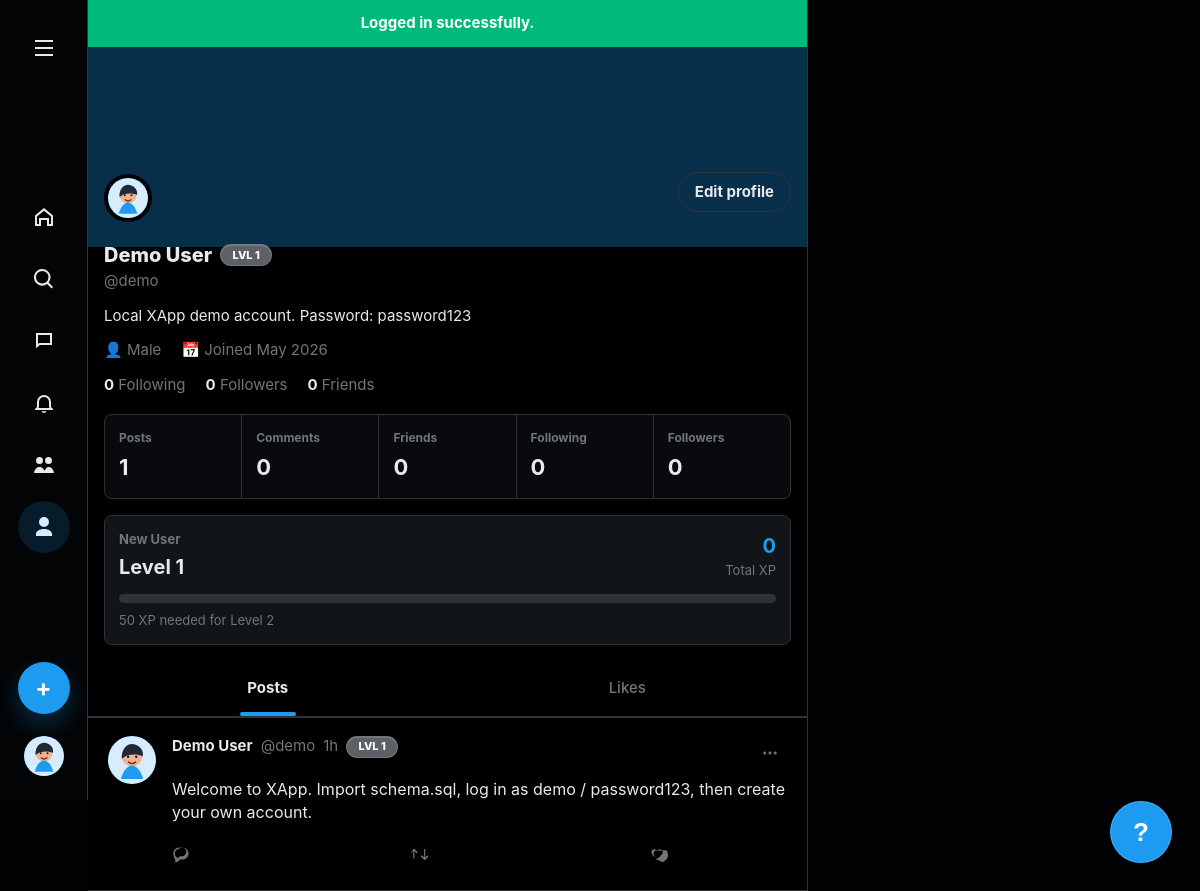
/social-media/profile.php (signed in), run on the app's committed database.
### tables this page shows
CREATE TABLE IF NOT EXISTS profiles (
  id INT UNSIGNED AUTO_INCREMENT PRIMARY KEY,
  user_id INT UNSIGNED NOT NULL UNIQUE,
  display_name VARCHAR(80) NOT NULL,
  bio VARCHAR(180) DEFAULT '',
  profile_photo_url VARCHAR(600) NULL,
  profile_pic CHAR(7) NOT NULL DEFAULT '#111111',
  updated_at TIMESTAMP NOT NULL DEFAULT CURRENT_TIMESTAMP ON UPDATE CURRENT_TIMESTAMP,
  CONSTRAINT fk_profiles_user FOREIGN KEY (user_id) REFERENCES users(id) ON DELETE CASCADE
);

CREATE TABLE IF NOT EXISTS users (
  id INT UNSIGNED AUTO_INCREMENT PRIMARY KEY,
  first_name VARCHAR(60) NOT NULL DEFAULT '',
  last_name VARCHAR(60) NOT NULL DEFAULT '',
  nickname VARCHAR(24) NOT NULL UNIQUE,
  username VARCHAR(24) NOT NULL UNIQUE,
  display_name VARCHAR(80) NOT NULL,
  email VARCHAR(160) NOT NULL UNIQUE,
  password_hash VARCHAR(255) NOT NULL,
  gender VARCHAR(40) NULL,
  profile_photo_url VARCHAR(600) NULL,
  theme_color CHAR(7) NOT NULL DEFAULT '#1D9BF0',
  age INT UNSIGNED NULL,
  birthday DATE NULL,
  bio VARCHAR(180) DEFAULT '',
  location VARCHAR(80) DEFAULT '',
  website VARCHAR(255) DEFAULT '',
  avatar_color CHAR(7) NOT NULL DEFAULT '#111111',
  total_xp INT UNSIGNED NOT NULL DEFAULT 0,
  level INT UNSIGNED NOT NULL DEFAULT 1,
  xp_today INT UNSIGNED NOT NULL DEFAULT 0,
  last_xp_reward_date DATE NULL,
  badge_color CHAR(7) NOT NULL DEFAULT '#71767B',
  activity_title VARCHAR(40) NOT NULL DEFAULT 'New User',
  profile_completed_at TIMESTAMP NULL,
  created_at TIMESTAMP NOT NULL DEFAULT CURRENT_TIMESTAMP,
  updated_at TIMESTAMP NOT NULL DEFAULT CURRENT_TIMESTAMP ON UPDATE CURRENT_TIMESTAMP
);

CREATE TABLE IF NOT EXISTS posts (
  id INT UNSIGNED AUTO_INCREMENT PRIMARY KEY,
  user_id INT UNSIGNED NOT NULL,
  parent_id INT UNSIGNED NULL,
  repost_of_id INT UNSIGNED NULL,
  content VARCHAR(280) NOT NULL,
  image_url VARCHAR(600) NULL,
  created_at TIMESTAMP NOT NULL DEFAULT CURRENT_TIMESTAMP,
  updated_at TIMESTAMP NOT NULL DEFAULT CURRENT_TIMESTAMP ON UPDATE CURRENT_TIMESTAMP,
  deleted_at TIMESTAMP NULL,
  CONSTRAINT fk_posts_user FOREIGN KEY (user_id) REFERENCES users(id) ON DELETE CASCADE,
  CONSTRAINT fk_posts_parent FOREIGN KEY (parent_id) REFERENCES posts(id) ON DELETE CASCADE,
  CONSTRAINT fk_posts_repost FOREIGN KEY (repost_of_id) REFERENCES posts(id) ON DELETE SET NULL,
  INDEX idx_posts_created (created_at),
  INDEX idx_posts_parent (parent_id),
  FULLTEXT INDEX ft_posts_content (content)
);

### social-media/db.php (called while the page is built, shortened)
<?php
function db(): PDO
{
    static $pdo = null;
    if ($pdo instanceof PDO) {
        return $pdo;
    }
    $dsn = 'mysql:host=' . DB_HOST . ';dbname=' . DB_NAME . ';charset=' . DB_CHARSET;
    $pdo = new PDO($dsn, DB_USER, DB_PASS, [
        PDO::ATTR_ERRMODE => PDO::ERRMODE_EXCEPTION,
        PDO::ATTR_DEFAULT_FETCH_MODE => PDO::FETCH_ASSOC,
        PDO::ATTR_EMULATE_PREPARES => false,
    ]);
    return $pdo;
}

### social-media/functions.php (the view, shortened to what this page needs)
<?php
require_once __DIR__ . '/db.php';
function h(?string $value): string
{
    return htmlspecialchars((string) $value, ENT_QUOTES, 'UTF-8');
}
function xp_required_for_level(int $level): int
{
    $level = max(1, $level);
    $earlyLevels = [
        1 => 0,
        2 => 50,
        3 => 120,
        4 => 250,
        5 => 500,
        6 => 700,
        7 => 900,
        8 => 1100,
        9 => 1300,
        10 => 1500,
    ];
    if (isset($earlyLevels[$level])) {
        return $earlyLevels[$level];
    }
    return 1500 + (($level - 10) * ($level - 10) * 50);
}
function current_user(): ?array
{
    $dailyReset = db()->prepare('UPDATE users SET xp_today = 0 WHERE id = ? AND (last_xp_reward_date IS NULL OR last_xp_reward_date <> CURDATE())');
    $dailyReset->execute([(int) $_SESSION['user_id']]);
    $stmt = db()->prepare(
        'SELECT
            u.*,
            COALESCE(pr.display_name, u.display_name, u.username) AS display_name,
            COALESCE(pr.bio, u.bio, "") AS bio,
            COALESCE(pr.profile_pic, u.theme_color, u.avatar_color, "#111111") AS avatar_color,
            COALESCE(pr.profile_photo_url, u.profile_photo_url, "") AS profile_photo_url,
            u.total_xp,
            u.level,
            u.xp_today,
            u.last_xp_reward_date,
            u.badge_color,
            u.activity_title,
            u.profile_completed_at,
            COALESCE(pr.updated_at, u.updated_at) AS profile_updated_at
         FROM users u
         LEFT JOIN profiles pr ON pr.user_id = u.id
         WHERE u.id = ?
         LIMIT 1'
    );
    $stmt->execute([$_SESSION['user_id']]);
    $user = $stmt->fetch() ?: null;
    return $user;
}
function require_auth(): array
{
    $user = current_user();
    return $user;
}
function time_ago(string $datetime): string
{
    $seconds = max(1, time() - strtotime($datetime));
    $units = [
        31536000 => 'y',
        2592000 => 'mo',
        604800 => 'w',
        86400 => 'd',
        3600 => 'h',
        60 => 'm',
    ];
    foreach ($units as $unitSeconds => $label) {
        if ($seconds >= $unitSeconds) {
            return (string) floor($seconds / $unitSeconds) . $label;
        }
    }
    return $seconds . 's';
}
function profile_theme_color(array $user): string
{
    $color = (string) ($user['avatar_color'] ?? $user['theme_color'] ?? '#111111');
    return $color;
}
function render_avatar(array $user, string $class = '', ?string $href = null): void
{
    $photoUrl = trim((string) ($user['profile_photo_url'] ?? ''));
    $classes = trim('avatar ' . $class . ($photoUrl !== '' ? ' avatar-image' : ''));
    $style = '--avatar: ' . profile_theme_color($user) . ';';
    if ($href !== null) {
        ?>
        <a class="<?= h($classes) ?>" style="<?= h($style) ?>" href="<?= h($href) ?>">
          <?php if ($photoUrl !== ''): ?><img src="<?= h($photoUrl) ?>" alt=""><?php endif; ?>
        </a>
        <?php
        return;
    }
    ?>
    <span class="<?= h($classes) ?>" style="<?= h($style) ?>">
      <?php if ($photoUrl !== ''): ?><img src="<?= h($photoUrl) ?>" alt=""><?php endif; ?>
    </span>
    <?php
}
function user_stats(int $userId): array
{
    $stmt = db()->prepare(
        'SELECT
            (SELECT COUNT(*) FROM posts WHERE user_id = ? AND deleted_at IS NULL) AS posts,
            (SELECT COUNT(*) FROM follows WHERE follower_id = ?) AS following,
            (SELECT COUNT(*) FROM follows WHERE following_id = ?) AS followers,
            (SELECT COUNT(*) FROM comments WHERE user_id = ?) AS comments,
            (SELECT COUNT(*) FROM friendships WHERE (user_1 = ? OR user_2 = ?) AND status = "accepted") AS friends'
    );
    $stmt->execute([$userId, $userId, $userId, $userId, $userId, $userId]);
    return $stmt->fetch() ?: ['posts' => 0, 'following' => 0, 'followers' => 0, 'comments' => 0, 'friends' => 0];
}
function render_level_badge(array $user): void
{
    $level = max(1, (int) ($user['level'] ?? 1));
    $badgeColor = (string) ($user['badge_color'] ?? badge_color_for_level($level));
    $activityTitle = (string) ($user['activity_title'] ?? activity_title_for_level($level));
    ?>
    <span class="level-badge" style="--badge-color: <?= h($badgeColor) ?>" title="<?= h($activityTitle) ?>">LVL <?= $level ?></span>
    <?php
}
function render_profile_xp_panel(array $profile): void
{
    $level = max(1, (int) ($profile['level'] ?? 1));
    $totalXp = max(0, (int) ($profile['total_xp'] ?? 0));
    $currentLevelXp = xp_required_for_level($level);
    $nextLevel = $level + 1;
    $nextLevelXp = xp_required_for_level($nextLevel);
    $span = max(1, $nextLevelXp - $currentLevelXp);
    $progress = min(100, max(0, (($totalXp - $currentLevelXp) / $span) * 100));
    $needed = max(0, $nextLevelXp - $totalXp);
    $activityTitle = (string) ($profile['activity_title'] ?? activity_title_for_level($level));
    ?>
    <section class="profile-xp-card" aria-label="User gamification status">
      <div class="profile-xp-main">
        <div>
          <span class="xp-kicker"><?= h($activityTitle) ?></span>
          <strong>Level <?= $level ?></strong>
        </div>
        <div class="profile-xp-total">
          <strong><?= $totalXp ?></strong>
          <span>Total XP</span>
        </div>
      </div>
      <div class="xp-progress-track" aria-label="<?= h((string) round($progress)) ?>% progress to next level">
      </div>
      <p><?= $needed ?> XP needed for Level <?= $nextLevel ?></p>
    </section>
    <?php
}
function fetch_posts(int $viewerId, string $mode = 'all', ?int $profileId = null, string $search = ''): array
{
    $where = ['p.deleted_at IS NULL'];
    $params = [$viewerId, $viewerId];
    $joinFollowing = '';
    $joinLikes = '';
    if ($mode === 'liked' && $profileId !== null) {
        $joinLikes = 'INNER JOIN likes l_mode ON l_mode.post_id = p.id AND l_mode.user_id = ?';
        $params[] = $profileId;
    } elseif ($profileId !== null) {
        $where[] = 'p.user_id = ?';
        $params[] = $profileId;
    }
    $sql = "SELECT
            p.*,
            u.username,
            COALESCE(pr.display_name, u.display_name, u.username) AS display_name,
            COALESCE(pr.profile_pic, u.theme_color, u.avatar_color, '#111111') AS avatar_color,
            COALESCE(pr.profile_photo_url, u.profile_photo_url, '') AS profile_photo_url,
            u.gender,
            COALESCE(pr.bio, u.bio, '') AS bio,
            u.total_xp,
            u.level,
            u.badge_color,
            u.activity_title,
            rp.content AS repost_content,
            ru.username AS repost_username,
            COALESCE(rpr.display_name, ru.display_name, ru.username) AS repost_display_name,
            (SELECT COUNT(*) FROM likes l WHERE l.post_id = p.id) AS like_count,
            (SELECT COUNT(*) FROM reposts r WHERE r.post_id = p.id) AS repost_count,
            (SELECT COUNT(*) FROM comments c WHERE c.post_id = p.id) AS reply_count,
            EXISTS(SELECT 1 FROM likes viewer_likes WHERE viewer_likes.post_id = p.id AND viewer_likes.user_id = ?) AS viewer_liked,
            EXISTS(SELECT 1 FROM reposts viewer_reposts WHERE viewer_reposts.post_id = p.id AND viewer_reposts.user_id = ?) AS viewer_reposted
        FROM posts p
        INNER JOIN users u ON u.id = p.user_id
        LEFT JOIN profiles pr ON pr.user_id = u.id
        LEFT JOIN posts rp ON rp.id = p.repost_of_id
        LEFT JOIN users ru ON ru.id = rp.user_id
        LEFT JOIN profiles rpr ON rpr.user_id = ru.id
        $joinFollowing
        $joinLikes
        WHERE " . implode(' AND ', $where) . '
        ORDER BY p.created_at DESC
        LIMIT 80';
    $stmt = db()->prepare($sql);
    $stmt->execute($params);
    return $stmt->fetchAll();
}
function fetch_user_by_username(string $username): ?array
{
    $stmt = db()->prepare(
        'SELECT
            u.*,
            COALESCE(pr.display_name, u.display_name, u.username) AS display_name,
            COALESCE(pr.bio, u.bio, "") AS bio,
            COALESCE(pr.profile_pic, u.theme_color, u.avatar_color, "#111111") AS avatar_color,
            COALESCE(pr.profile_photo_url, u.profile_photo_url, "") AS profile_photo_url,
            u.total_xp,
            u.level,
            u.xp_today,
            u.last_xp_reward_date,
            u.badge_color,
            u.activity_title,
            u.profile_completed_at,
            pr.updated_at AS profile_updated_at
         FROM users u
         LEFT JOIN profiles pr ON pr.user_id = u.id
         WHERE u.username = ?
         LIMIT 1'
    );
    $stmt->execute([$username]);
    return $stmt->fetch() ?: null;
}
function render_post(array $post, array $viewer): void
{
    ?>
    <article class="post" data-post-id="<?= (int) $post['id'] ?>">
      <div class="post-avatar-col">
        <?php render_avatar($post, '', 'profile.php?u=' . urlencode((string) $post['username'])); ?>
      </div>
      <div class="post-body">
        <header class="post-header">
          <div class="post-user-info">
            <a class="name" href="profile.php?u=<?= h($post['username']) ?>"><?= h($post['display_name']) ?></a>
            <a class="handle" href="profile.php?u=<?= h($post['username']) ?>">@<?= h($post['username']) ?></a>
            <a class="time" href="post.php?id=<?= (int) $post['id'] ?>"><?= h(time_ago($post['created_at'])) ?></a>
          </div>
          <button class="more-actions-btn" type="button" data-post-menu-toggle data-guide-target="post-actions-area" aria-label="Open post menu" aria-expanded="false">
            <svg viewBox="0 0 24 24" aria-hidden="true" width="18" height="18" fill="currentColor"><g><path d="M3 12c0-1.1.9-2 2-2s2 .9 2 2-.9 2-2 2-2-.9-2-2zm9 2c1.1 0 2-.9 2-2s-.9-2-2-2-2 .9-2 2 .9 2 2 2zm7 0c1.1 0 2-.9 2-2s-.9-2-2-2-2 .9-2 2 .9 2 2 2z"></path></g></svg>
          </button>
        </header>
        <p class="post-copy"><?= nl2br(h($post['content'])) ?></p>
        <footer class="post-actions">
          <a class="action-btn reply" href="post.php?id=<?= (int) $post['id'] ?>" title="Reply">
          </a>
          <form action="actions.php" method="post" class="ajax-action-form" data-action="repost">
            <button class="action-btn repost <?= $post['viewer_reposted'] ? 'active' : '' ?>" type="submit" title="Repost">
            </button>
          </form>
          <form action="actions.php" method="post" class="ajax-action-form" data-action="like">
            <button class="action-btn like <?= $post['viewer_liked'] ? 'active' : '' ?>" type="submit" title="Like">
            </button>
          </form>
        </footer>
      </div>
    </article>
    <?php
}
    ?>

### social-media/profile.php (shortened to what this page needs)
<?php
require_once __DIR__ . '/partials.php';
$viewer = require_auth();
$username = (string) ($_GET['u'] ?? $viewer['username']);
$profile = fetch_user_by_username($username);
$mode = (string) ($_GET['m'] ?? 'posts');
    ?>
    <?php
$stats = user_stats((int) $profile['id']);
$isOwnProfile = (int) $profile['id'] === (int) $viewer['id'];
$posts = fetch_posts((int) $viewer['id'], $mode === 'liked' ? 'liked' : 'all', (int) $profile['id']);
render_shell_start($viewer, 'profile');
?>
<section class="profile-header">
  <div class="profile-banner" data-guide-target="cover-photo-area" style="background-color: <?= h($profile['avatar_color']) ?>; opacity: 0.3;"></div>
  <div class="profile-info-container">
    <div class="profile-top-row">
      <div data-guide-target="profile-picture-area">
      </div>
      <div class="profile-actions">
        <?php if ($isOwnProfile): ?>
          <a class="outline-button" href="settings.php">Edit profile</a>
        <?php endif; ?>
      </div>
    </div>
    <div class="profile-names">
      <h1><?= h($profile['display_name']) ?> <?php render_level_badge($profile); ?></h1>
      <p class="handle" data-guide-target="username-area">@<?= h($profile['username']) ?></p>
    </div>
    <?php if (!empty($profile['bio'])): ?>
      <p class="bio" data-guide-target="bio-area"><?= nl2br(h($profile['bio'])) ?></p>
    <?php else: ?>
      <p class="bio empty-bio" data-guide-target="bio-area">No bio yet.</p>
    <?php endif; ?>
    <div class="profile-meta-grid">
      <?php if (!empty($profile['gender'])): ?>
        <span title="Gender">👤 <?= h($profile['gender']) ?></span>
      <?php endif; ?>
      <span>📅 Joined <?= h(date('M Y', strtotime($profile['created_at']))) ?></span>
    </div>
    <div class="profile-stats">
      <span><strong><?= (int) $stats['following'] ?></strong> Following</span>
      <span><strong><?= (int) $stats['followers'] ?></strong> Followers</span>
      <span><strong><?= (int) $stats['friends'] ?></strong> Friends</span>
    </div>
    <section class="profile-account-card" aria-label="Profile activity stats">
      <div>
        <span>Posts</span>
        <strong><?= (int) $stats['posts'] ?></strong>
      </div>
      <div>
        <span>Comments</span>
        <strong><?= (int) $stats['comments'] ?></strong>
      </div>
      <div>
        <span>Friends</span>
        <strong><?= (int) $stats['friends'] ?></strong>
      </div>
      <div>
        <span>Following</span>
        <strong><?= (int) $stats['following'] ?></strong>
      </div>
      <div>
        <span>Followers</span>
        <strong><?= (int) $stats['followers'] ?></strong>
      </div>
    </section>
    <?php render_profile_xp_panel($profile); ?>
  </div>
  <div class="segmented">
    <a href="profile.php?u=<?= h($profile['username']) ?>&m=posts" class="<?= $mode === 'posts' ? 'active' : '' ?>">Posts</a>
    <a href="profile.php?u=<?= h($profile['username']) ?>&m=liked" class="<?= $mode === 'liked' ? 'active' : '' ?>">Likes</a>
  </div>
</section>
<section class="feed">
  <?php foreach ($posts as $post): ?>
    <?php render_post($post, $viewer); ?>
  <?php endforeach; ?>
</section>

### data on the page
profiles: user.level "1", user.username "demo", user.gender "Male", user.created_at "May 2026", user.activity_title "New User", user.total_xp "0", user.total_xp "50", user.level "2"
posts: display_name "Demo User", user.username "demo", created_at "1h", user.level "1", content "Welcome to XApp. Import schema.sql, log in as demo / password123, then create your own account."

### other printed values
$flash['message'] "Logged in successfully."
$profile['display_name'] "Demo User"
$profile['bio'] "Local XApp demo account. Password: password123"
$stats['following'] "0"
$stats['followers'] "0"
$stats['friends'] "0"
$stats['posts'] "1"
$stats['comments'] "0"
$level "1"
